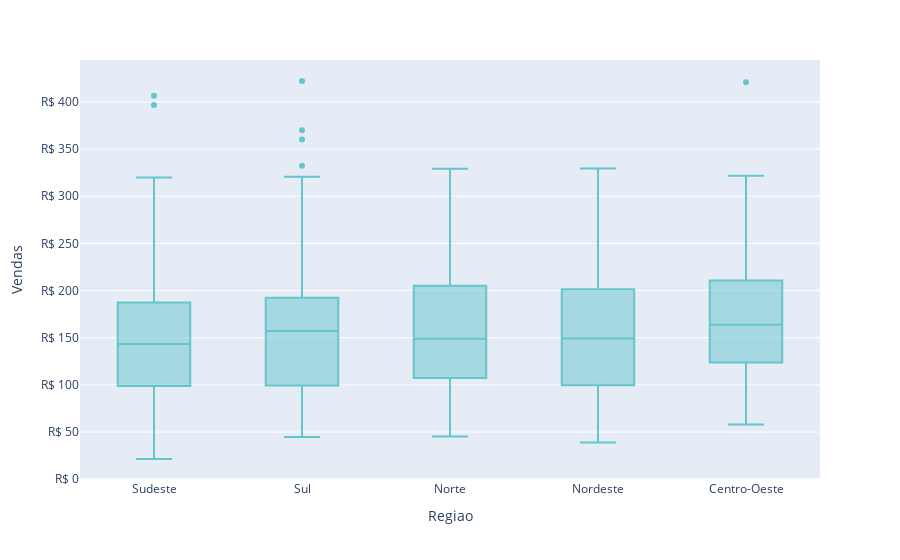

The notebook cell saved with this chart:
### Code cell
colors = px.colors.qualitative.Pastel
fig = px.box(FactSales[['Vendas', 'Regiao']], x='Regiao', y='Vendas', color_discrete_sequence=colors)

fig.update_yaxes(tickprefix="R$ ", showgrid=True)

### Figure 1 — Plotly figure (JSON) as saved in the notebook; plotly's stock layout.template omitted (floating-point values rounded to 4 significant figures; data arrays with more than 128 entries replaced by an {"elided": "..."} marker saying what was removed)
{"data": [{"alignmentgroup": "True", "hovertemplate": "Regiao=%{x}<br>Vendas=%{y}<extra></extra>", "legendgroup": "", "marker": {"color": "rgb(102, 197, 204)"}, "name": "", "notched": false, "offsetgroup": "", "orientation": "v", "showlegend": false, "type": "box", "x": {"elided": "720 str values"}, "x0": " ", "xaxis": "x", "y": {"elided": "720 float values"}, "y0": " ", "yaxis": "y"}], "layout": {"boxmode": "group", "legend": {"tracegroupgap": 0}, "margin": {"t": 60}, "xaxis": {"anchor": "y", "domain": [0, 1], "title": {"text": "Regiao"}}, "yaxis": {"anchor": "x", "domain": [0, 1], "showgrid": true, "tickprefix": "R$ ", "title": {"text": "Vendas"}}}}
